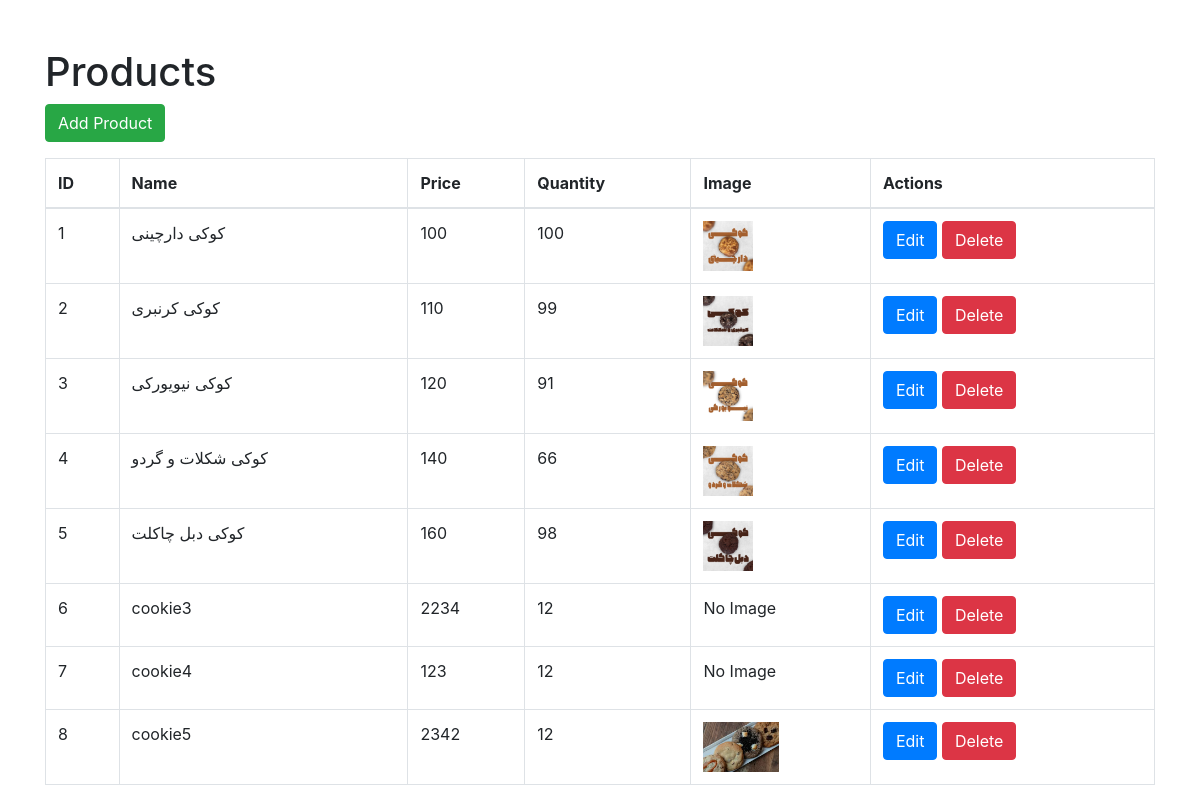
Screenshot of /products/ with the database file from the repository.
### shop/models.py (models this page shows, shortened)
class Product(models.Model):
    name = models.CharField(max_length=100)
    price = models.PositiveIntegerField()
    quantity = models.PositiveIntegerField()
    image = models.ImageField(upload_to='images', null=True, blank=True)  # Image field added
    ingredient= models.CharField(max_length=500,null=True, blank=True)
    description=models.TextField(max_length=1000,null=True, blank=True)

### shop/views.py (the view)
# urls.py: path('products/', views.product_list, name='product_list'),  # Product list
def product_list(request):
    products = Product.objects.all()
    return render(request, 'shop/product_list.html', {'products': products})

### shop/templates/shop/product_list.html (shortened to what this page needs)
<!DOCTYPE html>
<html>
<head>
    <link rel="stylesheet" href="https://stackpath.bootstrapcdn.com/bootstrap/4.5.2/css/bootstrap.min.css">
</head>
<body>
    <div class="container mt-5">
        <h1>Products</h1>
        <a href="{% url 'product_add' %}" class="btn btn-success mb-3">Add Product</a>
        <table class="table table-bordered">
            <thead>
                <tr>
                    <th>ID</th>
                    <th>Name</th>
                    <th>Price</th>
                    <th>Quantity</th>
                    <th>Image</th>
                    <th>Actions</th>
                </tr>
            </thead>
            <tbody>
    {% for product in products %}
    <tr>
        <td>{{ product.id }}</td>
        <td>{{ product.name }}</td>
        <td>{{ product.price }}</td>
        <td>{{ product.quantity }}</td>
        <td>
            {% if product.image %}
                <img src="{{ product.image.url }}" alt="{{ product.name }}" height="50">
            {% else %}
                No Image
            {% endif %}
        </td>
        <td>
            <a href="{% url 'product_edit' product.id %}" class="btn btn-primary">Edit</a>
            <form method="post" action="{% url 'product_delete' product.id %}" style="display: inline;">
                <button type="submit" class="btn btn-danger" onclick="return confirm('Are you sure you want to delete this product?')">Delete</button>
            </form>
        </td>
    </tr>
    {% endfor %}
</tbody>
        </table>
    </div>
</body>
</html>

### rows the page displays
Product: id "1", name "کوکی دارچینی", price "100", quantity "100", image (picture)
Product: id "2", name "کوکی کرنبری", price "110", quantity "99", image (picture)
Product: id "3", name "کوکی نیویورکی", price "120", quantity "91", image (picture)
Product: id "4", name "کوکی شکلات و گردو", price "140", quantity "66", image (picture)
Product: id "5", name "کوکی دبل چاکلت", price "160", quantity "98", image (picture)
Product: id "6", name "cookie3", price "2234", quantity "12", image "No Image"
Product: id "7", name "cookie4", price "123", quantity "12", image "No Image"
Product: id "8", name "cookie5", price "2342", quantity "12", image (picture)
